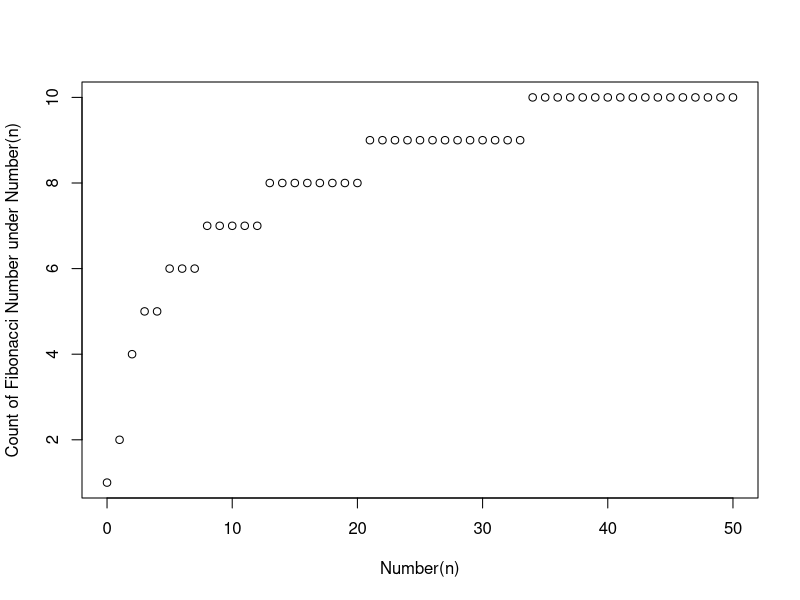

Generate this figure with R:
# Question 1: WAP in R Language to generate Fibonacci series up-to n.

# Fibonacci Series up-to n
fibo <- function(n){
  a = 0
  b = 1
  c = 0
  out = c(a,b)
  if(n<= 0){
    return(a)
  }else if(n == 1){
    return(out)
  }else{
    while(c < n){
      c = a + b
      a = b
      b = c
      if (c <= n){
        out = c(out,c) 
      }
    }
    return(out)
  }
}

# Checking of Fibonacci Series
fibo(8)
fibo(88)
fibo(833)

# Generation of Sequence of Number for Plotting Graph of Fibonacci Number
x = seq.int(0,50,1)
y = c()
for(i in x){
  y = c(y,length(fibo(i)))
}

# Plotting of Graph
plot(x,y,xlab = 'Number(n)',ylab = 'Count of Fibonacci Number under Number(n)')
